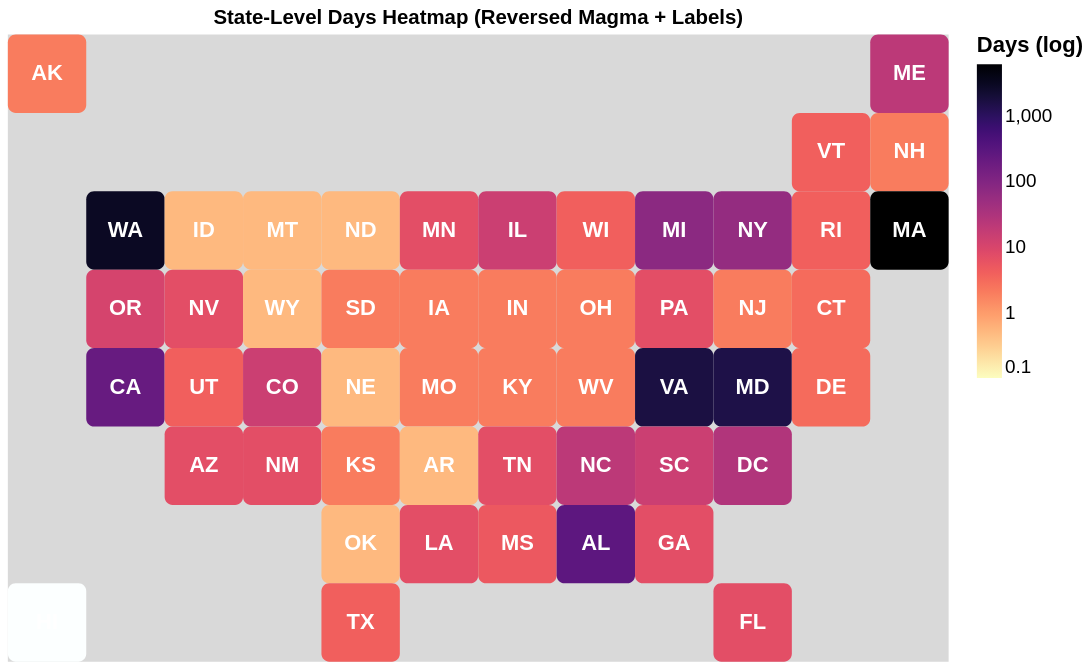

Write notebook code for a chart like this one.
### Code cell
# Combine layers
chart = (heatmap + labels).properties(
    width=600,
    height=400,
    title='State-Level Days Heatmap (Reversed Magma + Labels)'
).configure_view(
    stroke=None,
    fill='#d9d9d9'  # Set the background color to light gray
)

chart.display()

### Figure 1 — Vega-Lite specification as saved in the notebook (floating-point values rounded to 4 significant figures)
{"config": {"view": {"continuousWidth": 300, "continuousHeight": 300, "fill": "#d9d9d9", "stroke": null}}, "layer": [{"mark": {"type": "rect", "cornerRadius": 5, "stroke": null}, "encoding": {"color": {"field": "days", "legend": {"gradientLength": 200, "labelFontSize": 12, "title": "Days (log)", "titleFontSize": 14}, "scale": {"domain": [0.1, 6000], "reverse": true, "scheme": "magma", "type": "log"}, "type": "quantitative"}, "tooltip": [{"field": "code", "type": "nominal"}, {"field": "days", "type": "quantitative"}], "x": {"axis": null, "field": "col", "type": "ordinal"}, "y": {"axis": null, "field": "row", "type": "ordinal"}}, "title": "State-Level Days Heatmap (Log Scale)"}, {"mark": {"type": "text", "align": "center", "baseline": "middle", "fill": "white", "fontSize": 14, "fontWeight": "bold"}, "encoding": {"color": {"field": "days", "legend": {"gradientLength": 200, "labelFontSize": 12, "title": "Days (log)", "titleFontSize": 14}, "scale": {"domain": [0.1, 6000], "reverse": true, "scheme": "magma", "type": "log"}, "type": "quantitative"}, "text": {"field": "code", "type": "ordinal"}, "tooltip": [{"field": "code", "type": "nominal"}, {"field": "days", "type": "quantitative"}], "x": {"axis": null, "field": "col", "type": "ordinal"}, "y": {"axis": null, "field": "row", "type": "ordinal"}}, "title": "State-Level Days Heatmap (Log Scale)"}], "data": {"name": "data-274307f5d7d584c89eef2d937706e406"}, "height": 400, "title": "State-Level Days Heatmap (Reversed Magma + Labels)", "width": 600, "$schema": "https://vega.github.io/schema/vega-lite/v5.20.1.json", "datasets": {"data-274307f5d7d584c89eef2d937706e406": [{"id": 152, "publication": "NPR", "state": "Alaska", "code": "AK", "col": 2, "row": 1, "State": "Alaska", "Abbreviation": "AK", "duration": "days", "estimate": null, "day_multiplier": 2.0, "days": 2.0}, {"id": 153, "publication": "NPR", "state": "Hawaii", "code": "HI", "col": 2, "row": 8, "State": "Hawaii", "Abbreviation": "HI", "duration": "---", "estimate": null, "day_multiplier": 0.0, "days": 0.0}, {"id": 154, "publication": "NPR", "state": "Washington", "code": "WA", "col": 3, "row": 3, "State": "Washington", "Abbreviation": "WA", "duration": "years", "estimate": 8.0, "day_multiplier": 365.0, "days": 2920.0}, {"id": 155, "publication": "NPR", "state": "Oregon", "code": "OR", "col": 3, "row": 4, "State": "Oregon", "Abbreviation": "OR", "duration": "weeks", "estimate": 1.5, "day_multiplier": 7.0, "days": 10.5}, {"id": 156, "publication": "NPR", "state": "California", "code": "CA", "col": 3, "row": 5, "State": "California", "Abbreviation": "CA", "duration": "months", "estimate": 7.0, "day_multiplier": 30.0, "days": 210.0}, {"id": 157, "publication": "NPR", "state": "Idaho", "code": "ID", "col": 4, "row": 3, "State": "Idaho", "Abbreviation": "ID", "duration": "hours", "estimate": null, "day_multiplier": 0.5, "days": 0.5}, {"id": 158, "publication": "NPR", "state": "Nevada", "code": "NV", "col": 4, "row": 4, "State": "Nevada", "Abbreviation": "NV", "duration": "weeks", "estimate": null, "day_multiplier": 7.0, "days": 7.0}, {"id": 159, "publication": "NPR", "state": "Utah", "code": "UT", "col": 4, "row": 5, "State": "Utah", "Abbreviation": "UT", "duration": "days", "estimate": null, "day_multiplier": 4.0, "days": 4.0}, {"id": 160, "publication": "NPR", "state": "Arizona", "code": "AZ", "col": 4, "row": 6, "State": "Arizona", "Abbreviation": "AZ", "duration": "weeks", "estimate": 1.0, "day_multiplier": 7.0, "days": 7.0}, {"id": 161, "publication": "NPR", "state": "Montana", "code": "MT", "col": 5, "row": 3, "State": "Montana", "Abbreviation": "MT", "duration": "hours", "estimate": null, "day_multiplier": 0.5, "days": 0.5}, {"id": 162, "publication": "NPR", "state": "Wyoming", "code": "WY", "col": 5, "row": 4, "State": "Wyoming", "Abbreviation": "WY", "duration": "hours", "estimate": null, "day_multiplier": 0.5, "days": 0.5}, {"id": 163, "publication": "NPR", "state": "Colorado", "code": "CO", "col": 5, "row": 5, "State": "Colorado", "Abbreviation": "CO", "duration": "weeks", "estimate": 2.0, "day_multiplier": 7.0, "days": 14.0}, {"id": 164, "publication": "NPR", "state": "New Mexico", "code": "NM", "col": 5, "row": 6, "State": "New Mexico", "Abbreviation": "NM", "duration": "weeks", "estimate": null, "day_multiplier": 7.0, "days": 7.0}, {"id": 165, "publication": "NPR", "state": "North Dakota", "code": "ND", "col": 6, "row": 3, "State": "North Dakota", "Abbreviation": "ND", "duration": "hours", "estimate": null, "day_multiplier": 0.5, "days": 0.5}, {"id": 166, "publication": "NPR", "state": "South Dakota", "code": "SD", "col": 6, "row": 4, "State": "South Dakota", "Abbreviation": "SD", "duration": "days", "estimate": null, "day_multiplier": 2.0, "days": 2.0}, {"id": 167, "publication": "NPR", "state": "Nebraska", "code": "NE", "col": 6, "row": 5, "State": "Nebraska", "Abbreviation": "NE", "duration": "hours", "estimate": null, "day_multiplier": 0.5, "days": 0.5}, {"id": 168, "publication": "NPR", "state": "Kansas", "code": "KS", "col": 6, "row": 6, "State": "Kansas", "Abbreviation": "KS", "duration": "days", "estimate": null, "day_multiplier": 2.0, "days": 2.0}, {"id": 169, "publication": "NPR", "state": "Oklahoma", "code": "OK", "col": 6, "row": 7, "State": "Oklahoma", "Abbreviation": "OK", "duration": "hours", "estimate": null, "day_multiplier": 0.5, "days": 0.5}, {"id": 170, "publication": "NPR", "state": "Texas", "code": "TX", "col": 6, "row": 8, "State": "Texas", "Abbreviation": "TX", "duration": "days", "estimate": null, "day_multiplier": 4.0, "days": 4.0}, {"id": 171, "publication": "NPR", "state": "Minnesota", "code": "MN", "col": 7, "row": 3, "State": "Minnesota", "Abbreviation": "MN", "duration": "weeks", "estimate": null, "day_multiplier": 7.0, "days": 7.0}, {"id": 172, "publication": "NPR", "state": "Iowa", "code": "IA", "col": 7, "row": 4, "State": "Iowa", "Abbreviation": "IA", "duration": "days", "estimate": null, "day_multiplier": 2.0, "days": 2.0}, {"id": 173, "publication": "NPR", "state": "Missouri", "code": "MO", "col": 7, "row": 5, "State": "Missouri", "Abbreviation": "MO", "duration": "days", "estimate": null, "day_multiplier": 2.0, "days": 2.0}, {"id": 174, "publication": "NPR", "state": "Arkansas", "code": "AR", "col": 7, "row": 6, "State": "Arkansas", "Abbreviation": "AR", "duration": "hours", "estimate": null, "day_multiplier": 0.5, "days": 0.5}, {"id": 175, "publication": "NPR", "state": "Louisiana", "code": "LA", "col": 7, "row": 7, "State": "Louisiana", "Abbreviation": "LA", "duration": "weeks", "estimate": null, "day_multiplier": 7.0, "days": 7.0}, {"id": 176, "publication": "NPR", "state": "Illinois", "code": "IL", "col": 8, "row": 3, "State": "Illinois", "Abbreviation": "IL", "duration": "weeks", "estimate": 2.0, "day_multiplier": 7.0, "days": 14.0}, {"id": 177, "publication": "NPR", "state": "Indiana", "code": "IN", "col": 8, "row": 4, "State": "Indiana", "Abbreviation": "IN", "duration": "days", "estimate": null, "day_multiplier": 2.0, "days": 2.0}, {"id": 178, "publication": "NPR", "state": "Kentucky", "code": "KY", "col": 8, "row": 5, "State": "Kentucky", "Abbreviation": "KY", "duration": "days", "estimate": null, "day_multiplier": 2.0, "days": 2.0}, {"id": 179, "publication": "NPR", "state": "Tennessee", "code": "TN", "col": 8, "row": 6, "State": "Tennessee", "Abbreviation": "TN", "duration": "weeks", "estimate": 1.0, "day_multiplier": 7.0, "days": 7.0}, {"id": 180, "publication": "NPR", "state": "Mississippi", "code": "MS", "col": 8, "row": 7, "State": "Mississippi", "Abbreviation": "MS", "duration": "days", "estimate": null, "day_multiplier": 5.0, "days": 5.0}, {"id": 181, "publication": "NPR", "state": "Wisconsin", "code": "WI", "col": 9, "row": 3, "State": "Wisconsin", "Abbreviation": "WI", "duration": "days", "estimate": null, "day_multiplier": 4.0, "days": 4.0}, {"id": 182, "publication": "NPR", "state": "Ohio", "code": "OH", "col": 9, "row": 4, "State": "Ohio", "Abbreviation": "OH", "duration": "days", "estimate": null, "day_multiplier": 2.0, "days": 2.0}, {"id": 183, "publication": "NPR", "state": "West Virginia", "code": "WV", "col": 9, "row": 5, "State": "West Virginia", "Abbreviation": "WV", "duration": "days", "estimate": null, "day_multiplier": 2.0, "days": 2.0}, {"id": 184, "publication": "NPR", "state": "North Carolina", "code": "NC", "col": 9, "row": 6, "State": "North Carolina", "Abbreviation": "NC", "duration": "weeks", "estimate": 3.0, "day_multiplier": 7.0, "days": 21.0}, {"id": 185, "publication": "NPR", "state": "Alabama", "code": "AL", "col": 9, "row": 7, "State": "Alabama", "Abbreviation": "AL", "duration": "months", "estimate": 9.0, "day_multiplier": 30.0, "days": 270.0}, {"id": 186, "publication": "NPR", "state": "Michigan", "code": "MI", "col": 10, "row": 3, "State": "Michigan", "Abbreviation": "MI", "duration": "months", "estimate": 2.5, "day_multiplier": 30.0, "days": 75.0}, {"id": 187, "publication": "NPR", "state": "Pennsylvania", "code": "PA", "col": 10, "row": 4, "State": "Pennsylvania", "Abbreviation": "PA", "duration": "weeks", "estimate": null, "day_multiplier": 7.0, "days": 7.0}, {"id": 188, "publication": "NPR", "state": "Virginia", "code": "VA", "col": 10, "row": 5, "State": "Virginia", "Abbreviation": "VA", "duration": "years", "estimate": 4.5, "day_multiplier": 365.0, "days": 1642.0}, {"id": 189, "publication": "NPR", "state": "South Carolina", "code": "SC", "col": 10, "row": 6, "State": "South Carolina", "Abbreviation": "SC", "duration": "weeks", "estimate": 2.0, "day_multiplier": 7.0, "days": 14.0}, {"id": 190, "publication": "NPR", "state": "Georgia", "code": "GA", "col": 10, "row": 7, "State": "Georgia", "Abbreviation": "GA", "duration": "weeks", "estimate": null, "day_multiplier": 7.0, "days": 7.0}, {"id": 191, "publication": "NPR", "state": "New York", "code": "NY", "col": 11, "row": 3, "State": "New York", "Abbreviation": "NY", "duration": "months", "estimate": 2.0, "day_multiplier": 30.0, "days": 60.0}, {"id": 192, "publication": "NPR", "state": "New Jersey", "code": "NJ", "col": 11, "row": 4, "State": "New Jersey", "Abbreviation": "NJ", "duration": "days", "estimate": null, "day_multiplier": 2.0, "days": 2.0}, {"id": 193, "publication": "NPR", "state": "Maryland", "code": "MD", "col": 11, "row": 5, "State": "Maryland", "Abbreviation": "MD", "duration": "years", "estimate": 4.0, "day_multiplier": 365.0, "days": 1460.0}, {"id": 194, "publication": "NPR", "state": "DC", "code": "DC", "col": 11, "row": 6, "State": "District of Columbia", "Abbreviation": "DC", "duration": "weeks", "estimate": 4.0, "day_multiplier": 7.0, "days": 28.0}, {"id": 195, "publication": "NPR", "state": "Florida", "code": "FL", "col": 11, "row": 8, "State": "Florida", "Abbreviation": "FL", "duration": "weeks", "estimate": null, "day_multiplier": 7.0, "days": 7.0}, {"id": 196, "publication": "NPR", "state": "Vermont", "code": "VT", "col": 12, "row": 2, "State": "Vermont", "Abbreviation": "VT", "duration": "days", "estimate": null, "day_multiplier": 4.0, "days": 4.0}, {"id": 197, "publication": "NPR", "state": "Rhode Island", "code": "RI", "col": 12, "row": 3, "State": "Rhode Island", "Abbreviation": "RI", "duration": "days", "estimate": null, "day_multiplier": 4.0, "days": 4.0}, {"id": 198, "publication": "NPR", "state": "Connecticut", "code": "CT", "col": 12, "row": 4, "State": "Connecticut", "Abbreviation": "CT", "duration": "days", "estimate": null, "day_multiplier": 3.0, "days": 3.0}, {"id": 199, "publication": "NPR", "state": "Delaware", "code": "DE", "col": 12, "row": 5, "State": "Delaware", "Abbreviation": "DE", "duration": "hours", "estimate": null, "day_multiplier": 3.0, "days": 3.0}, {"id": 200, "publication": "NPR", "state": "Maine", "code": "ME", "col": 13, "row": 1, "State": "Maine", "Abbreviation": "ME", "duration": "weeks", "estimate": 3.0, "day_multiplier": 7.0, "days": 21.0}, {"id": 201, "publication": "NPR", "state": "New Hampshire", "code": "NH", "col": 13, "row": 2, "State": "New Hampshire", "Abbreviation": "NH", "duration": "days", "estimate": null, "day_multiplier": 2.0, "days": 2.0}, {"id": 202, "publication": "NPR", "state": "Massachusetts", "code": "MA", "col": 13, "row": 3, "State": "Massachusetts", "Abbreviation": "MA", "duration": "years", "estimate": 20.0, "day_multiplier": 365.0, "days": 7300.0}]}}
